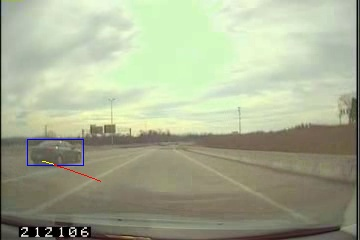
#> input picture docs/eval_gallery/images/3_frame_003149_pre_tid1.jpg, 360 x 240 px
$ python -i clustering_2_llava.py   (imports and definitions only)
#> lines starting #> are read from the running program, lines starting #| are printed output that depends on the picture
# -*- coding: utf-8 -*-
"""
ContextVLM – 2問ゼロショット版 (v6, Plan-B, conf削除)
- Q1: SURFACE → {"label": "SLIPPERY|DRY"}  ※2択（WET/SNOWYを統合）
- Q2: GOOD_VISIBILITY → {"label": "YES|NO"}  ※YES=晴/曇、NO=霧/雨/雪/夜間
- 入力画像は full + road-ROI(下45%) の2枚を同時投入
- 厳密JSONパース、ラベル正規化
- 出力は label のみ（confなし）
"""

import os, io, json, re, base64, requests
from typing import Dict, Any, Tuple, Optional
from PIL import Image

# ======== 設定 ========
OLLAMA_URL   = "http://localhost:11434/api/generate"
LLAVA_MODEL  = "llava:latest"
TIMEOUT_SEC  = 120

IMG_SIZE       = (448, 448)
JPEG_QUALITY   = 92
ROI_BOTTOM_FR  = 0.45

# フォールバック
SURFACE_FALLBACK_LABEL = "DRY"
GOODVIS_FALLBACK_LABEL = "YES"

# ======== 正規化マップ ========
SURFACE_CANON = {"SLIPPERY", "DRY"}
SURFACE_ALIAS = {
    "WET": "SLIPPERY", "RAIN": "SLIPPERY", "RAINY": "SLIPPERY", "WATER": "SLIPPERY",
    "PUDDLE": "SLIPPERY", "PUDDLES": "SLIPPERY", "SPRAY": "SLIPPERY",
    "REFLECTIVE": "SLIPPERY", "GLOSSY": "SLIPPERY",
    "SNOW": "SLIPPERY", "SNOWY": "SLIPPERY", "ICE": "SLIPPERY", "ICY": "SLIPPERY",
    "SLUSH": "SLIPPERY", "PACKED SNOW": "SLIPPERY", "FROZEN": "SLIPPERY",
    "SALT": "SLIPPERY", "RESIDUE": "SLIPPERY", "PLOWED": "SLIPPERY",
    "DRY": "DRY", "CLEAN": "DRY", "NO WET": "DRY", "NO SNOW": "DRY",
    "ASPHALT": "DRY", "MATTE": "DRY",
}

GOODVIS_YESNO = {"YES", "NO"}

# ======== 定義 ========
PROMPT_SURFACE_DEF = (
    "Choose exactly one SURFACE label for the road surface (entire ROAD AREA):\n"
    "- SLIPPERY: roadway conditions that reduce tire grip, including liquid water (rain, puddles, spray) "
    "and frozen materials (snow, packed snow, ice, slush, salt residue). Any visible snow/ice OR mirror-like wetness counts as SLIPPERY.\n"
    "- DRY     : matte asphalt, mostly dark; no mirror-like sheen, no puddles, and no snow/ice/salt.\n"
    "If there is any doubt, prefer SLIPPERY for safety.\n"
)

PROMPT_GOODVIS_DEF = (
    "Decide GOOD_VISIBILITY (YES/NO) based on overall visibility, ignoring SHRP2's normal low image quality:\n"
    "YES = Weather is clear or cloudy with good visibility into the distance.\n"
    "NO  = Weather is foggy, raining, snowing, or nighttime, making it harder to see far.\n"
)

STRICT_JSON = (
    'Return exactly this single JSON and nothing else:\n'
    '{"surface":{"label":"SLIPPERY|DRY"},'
    '"good_visibility":{"label":"YES|NO"}}'
)

# ======== 画像→base64 ========
def _resize(img: Image.Image) -> Image.Image:
    return img.convert("RGB").resize(IMG_SIZE)

def _b64(img: Image.Image) -> str:
    buf = io.BytesIO()
    img.save(buf, format="JPEG", quality=JPEG_QUALITY)
    return base64.b64encode(buf.getvalue()).decode("utf-8")

def _two_views_b64(path: str) -> Tuple[Optional[str], Optional[str]]:
    try:
        img = Image.open(path).convert("RGB")
#> img is the input picture: PIL image 360x240 RGB; mean R, G, B 167.4, 174.1, 147.4
    except Exception as e:
        print(f"[WARN] open failed: {path} ({e})")
        return None, None
    img = _resize(img)
#> in _resize, `return img.convert("RGB").resize(IMG_SIZE)`:
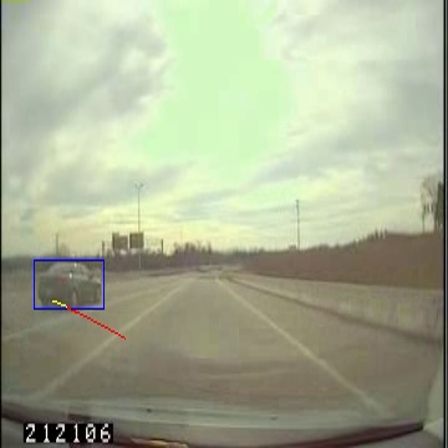
#> returned value: PIL image 448x448 RGB; mean R, G, B 167.4, 174.1, 147.4
    w, h = img.size
#> w = 448; h = 448
    y0 = int(h*(1-ROI_BOTTOM_FR))
#> y0 = 246
    roi = img.crop((0, y0, w, h))
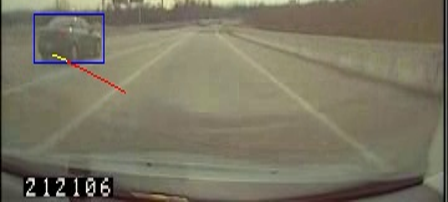
#> roi: PIL image 448x202 RGB; mean R, G, B 121.9, 117.2, 98.7
    return _b64(img), _b64(roi)

# ======== API呼び出し ========
def _post_ollama(payload: Dict[str, Any]) -> Optional[Dict[str, Any]]:
    try:
#> (the run stopped early here; a loop or call above may not have finished)

$ run again, on docs/eval_gallery/images/3_frame_014399_pre_tid7.jpg
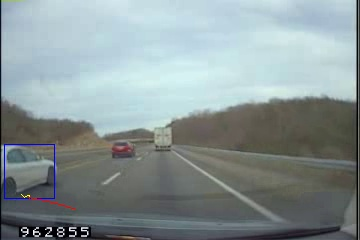
#> input picture docs/eval_gallery/images/3_frame_014399_pre_tid7.jpg, 360 x 240 px
#> in _two_views_b64, img is the input picture: PIL image 360x240 RGB; mean R, G, B 137.7, 150, 151.4
#> in _resize, `return img.convert("RGB").resize(IMG_SIZE)`:
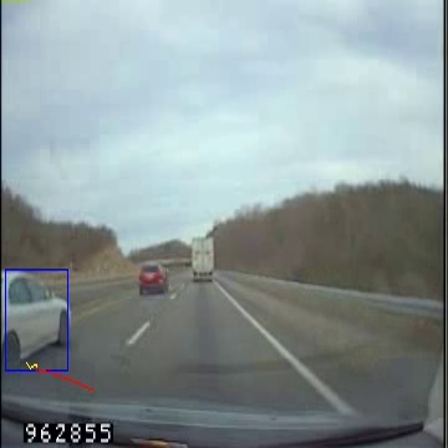
#> returned value: PIL image 448x448 RGB; mean R, G, B 137.7, 150, 151.4
#> in _two_views_b64, `roi = img.crop((0, y0, w, h))`:
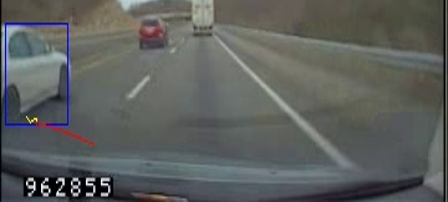
#> roi: PIL image 448x202 RGB; mean R, G, B 93.1, 95.9, 93.9

$ run again, on docs/eval_gallery/images/3_frame_014702_pre_tid17.jpg
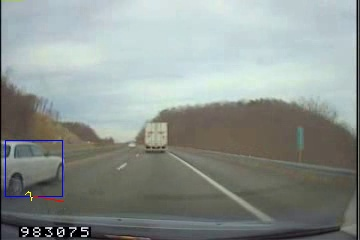
#> input picture docs/eval_gallery/images/3_frame_014702_pre_tid17.jpg, 360 x 240 px
#> in _two_views_b64, img is the input picture: PIL image 360x240 RGB; mean R, G, B 141, 148.4, 144.4
#> in _resize, `return img.convert("RGB").resize(IMG_SIZE)`:
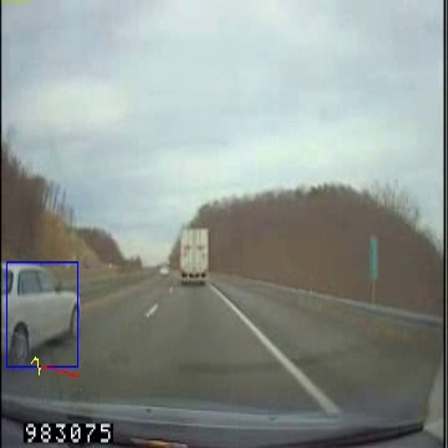
#> returned value: PIL image 448x448 RGB; mean R, G, B 141, 148.4, 144.4
#> in _two_views_b64, `roi = img.crop((0, y0, w, h))`:
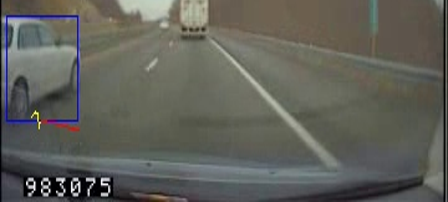
#> roi: PIL image 448x202 RGB; mean R, G, B 96.4, 96.8, 89.9

$ run again, on docs/eval_gallery/images/3_frame_014940_pre_tid3.jpg
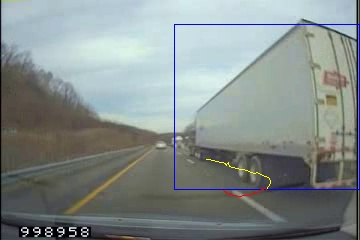
#> input picture docs/eval_gallery/images/3_frame_014940_pre_tid3.jpg, 360 x 240 px
#> in _two_views_b64, img is the input picture: PIL image 360x240 RGB; mean R, G, B 132.6, 141, 139.5
#> in _resize, `return img.convert("RGB").resize(IMG_SIZE)`:
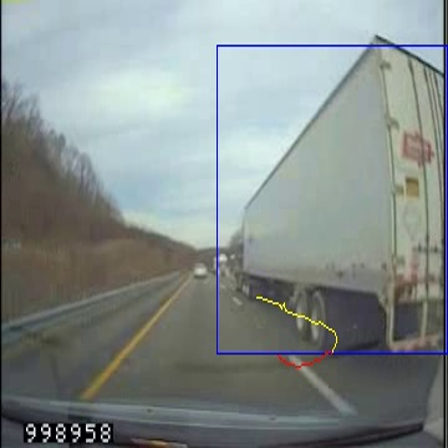
#> returned value: PIL image 448x448 RGB; mean R, G, B 132.6, 141, 139.5
#> in _two_views_b64, `roi = img.crop((0, y0, w, h))`:
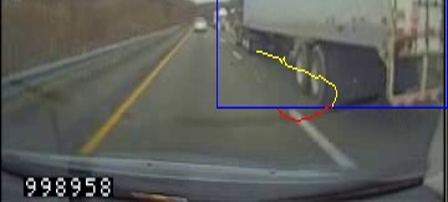
#> roi: PIL image 448x202 RGB; mean R, G, B 92.8, 93.8, 89.6
